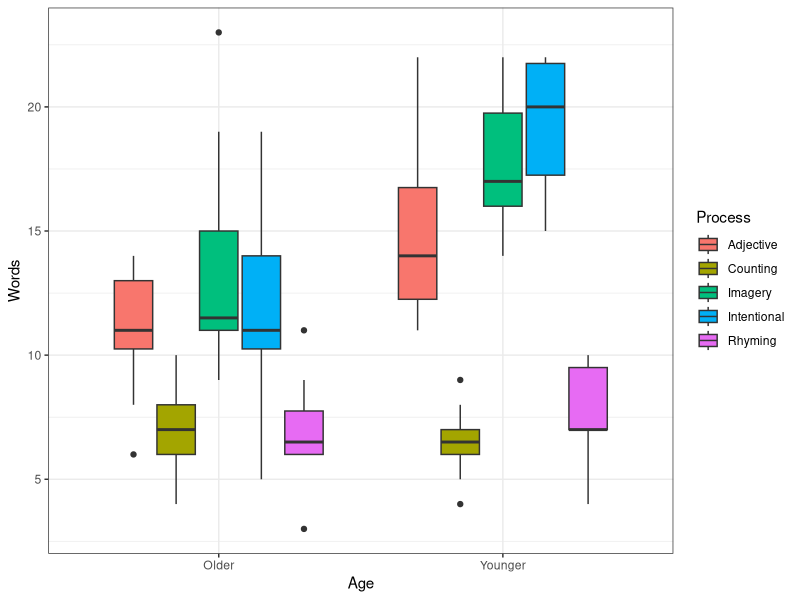
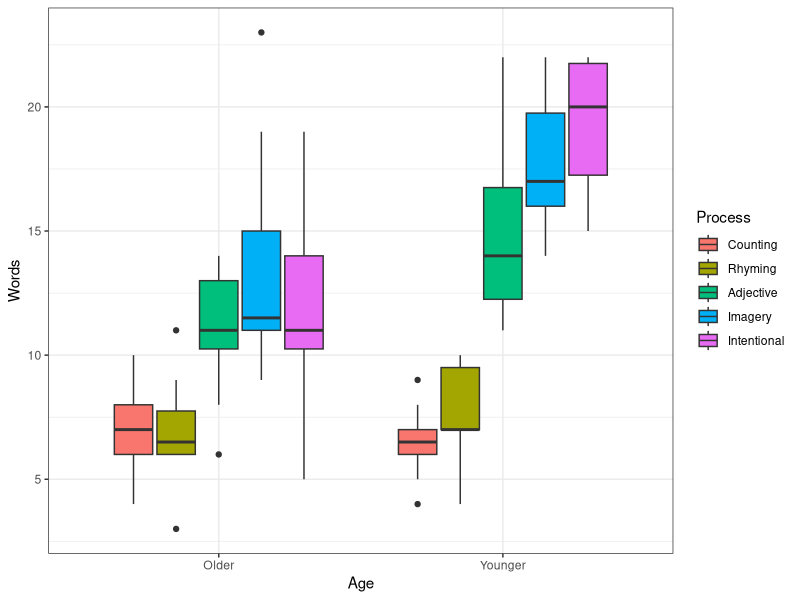

These figures' R source, in order: (Note: this script raises an error after producing the figures.)
# title       : Дисперсионный анализ, часть 2
# subtitle    : Математические методы в зоологии - на R, осень 2015
# author      : Марина Варфоломеева

## Пример: Возраст и память
memory <- read.delim(file="eysenck.csv")
head(memory, 10)

##   Посмотрим на боксплот
library(ggplot2)
theme_set(theme_bw() + theme(legend.key = element_blank()))
ggplot(data = memory, aes(x = Age, y = Words)) +
  geom_boxplot(aes(fill = Process))

# переставляем уровни в порядке следования средних значений memory$Words
memory$Process <- reorder(memory$Process, memory$Words, FUN=mean)
mem_p <- ggplot(data = memory, aes(x = Age, y = Words)) +
  geom_boxplot(aes(fill = Process))
mem_p


table(memory$Process)
table(memory$Age)
sum(is.na(memory))

table(memory$Process, memory$Age)

with(memory,
     table(Process, Age)
     )

## Подбираем линейную модель
# Внимание: при использовании III типа сумм квадратов, нужно при подборе линейной модели __обязательно указывать тип контрастов для факторов__. В данном случае - `contrasts=list(Age=contr.sum, Process=contr.sum)`
contr = list(Age=contr.sum, Process=contr.sum)
memory_fit <- lm(formula = Words ~ Age * Process, data = memory, contrasts = contr)

## Задание: Проверьте условия применимости дисперсионного анализа
library(car)
qqPlot(memory_fit)
op <- par(mfrow = c(2, 2))
plot(memory_fit)
par(op)


## Результаты дисперсионного анализа
Anova(memory_fit, type = 3)


## Пост хок тест по взаимодействию факторов
# 1. создаем переменную-взаимодействие
memory$AgeProc <- interaction(memory$Age, memory$Process)
# 2. подбираем модель без intercept
cell_means <- lm(Words ~ AgeProc - 1, data = memory)
# 3. делаем пост хок тест
library(multcomp)
memory_tukey <- glht(cell_means, linfct = mcp(AgeProc = "Tukey"))
options(width = 90)
summary(memory_tukey)



## Данные для графиков
# __Статистика по столбцам и по группам__ одновременно (n, средние,
# стандартные отклонения)
library(dplyr)
memory_summary <- memory %>%
  group_by(Age, Process) %>%
  summarise(
    .n = sum(!is.na(Words)),
    .mean = mean(Words, na.rm = TRUE),
    .sd = sd(Words, na.rm = TRUE),
    upr = .mean + 1.98*.sd,
    lwr = .mean - 1.98*.sd)

## Графики для результатов: Столбчатый график
pos <- position_dodge(width = 1)
mem_barp <- ggplot(data = memory_summary, aes(x = Age, y = .mean, ymin = lwr, ymax = upr, fill = Process)) +
  geom_bar(stat = "identity", position = pos) +
  geom_errorbar(width = 0.3, position = pos)
mem_barp


## Графики для результатов: Линии с точками
pos <- position_dodge(width = 0.5)
mem_linep <- ggplot(data = memory_summary, aes(x = Age, y = .mean, ymin = lwr, ymax = upr, colour = Process, group = Process)) +
  geom_point(size = 3, position = pos) +
  geom_line(position = pos) +
  geom_errorbar(width = 0.3, position = pos)
mem_linep

## Какой график лучше выбрать?
library(gridExtra)
grid.arrange(mem_barp, mem_linep, ncol = 1)
